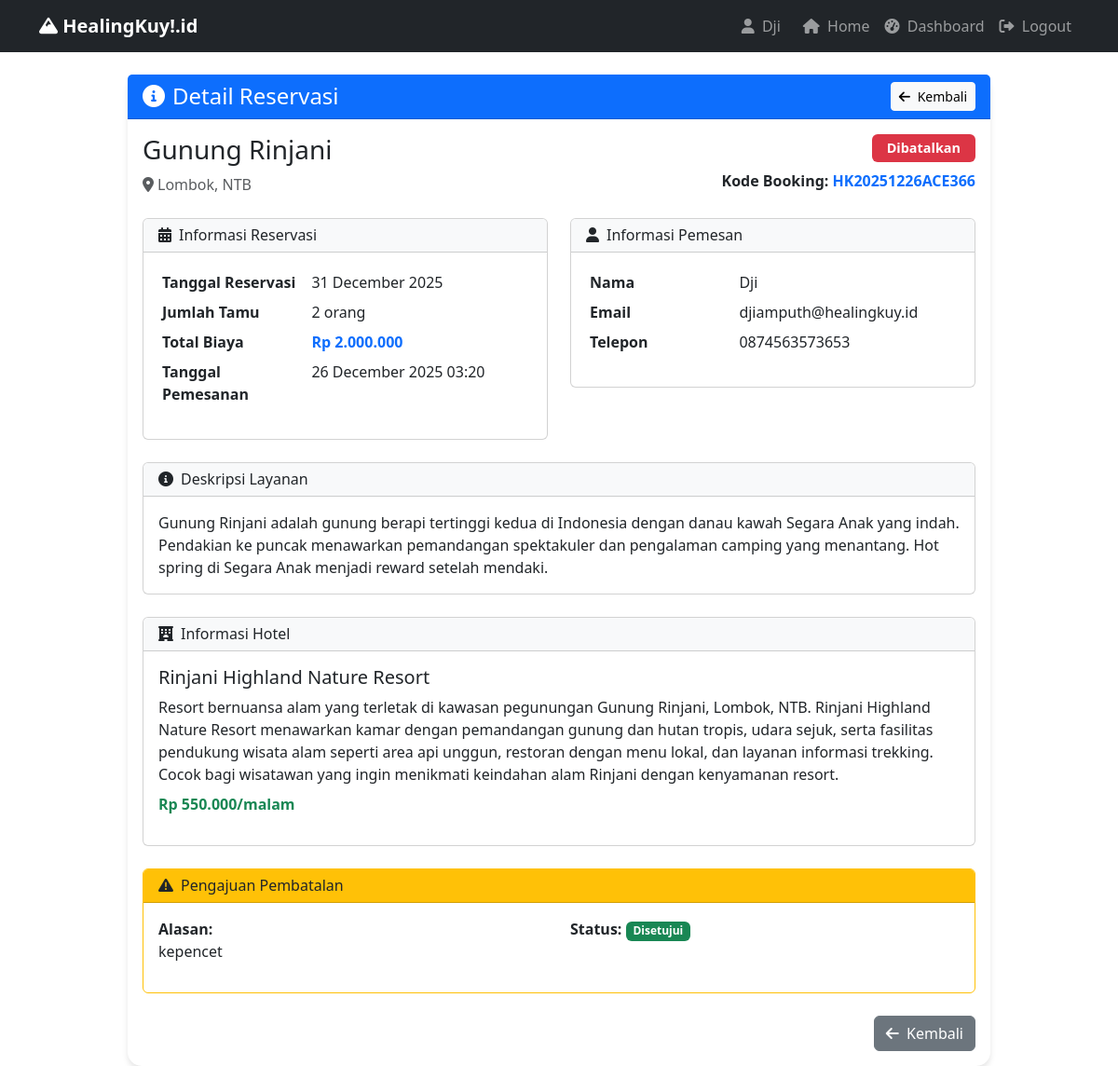
The page /user/reservation_detail.php?id=29 (signed in) on the database its author committed.
### tables this page shows
CREATE TABLE `reservations` (
  `id` int(11) NOT NULL,
  `user_id` int(11) NOT NULL,
  `service_id` int(11) NOT NULL,
  `booking_code` varchar(20) NOT NULL,
  `reservation_date` date NOT NULL,
  `guests` int(11) NOT NULL,
  `total_price` decimal(10,2) NOT NULL,
  `status` enum('pending','confirmed','cancelled','completed') DEFAULT 'pending',
  `special_requests` text DEFAULT NULL,
  `created_at` timestamp NOT NULL DEFAULT current_timestamp(),
  `hotel_id` int(11) DEFAULT NULL,
  `days` int(11) DEFAULT NULL,
  `nights` int(11) DEFAULT NULL,
  `service_total` decimal(10,2) DEFAULT NULL,
  `hotel_total` decimal(10,2) DEFAULT NULL
);

CREATE TABLE `services` (
  `id` int(11) NOT NULL,
  `name` varchar(200) NOT NULL,
  `type` enum('alam','buatan') NOT NULL,
  `location` varchar(255) NOT NULL,
  `description` text DEFAULT NULL,
  `price` decimal(10,2) NOT NULL,
  `capacity` int(11) NOT NULL,
  `image` varchar(255) DEFAULT NULL,
  `status` enum('active','inactive') DEFAULT 'active',
  `created_at` timestamp NOT NULL DEFAULT current_timestamp()
);

CREATE TABLE `users` (
  `id` int(11) NOT NULL,
  `name` varchar(100) NOT NULL,
  `email` varchar(100) NOT NULL,
  `password` varchar(255) NOT NULL,
  `role` enum('admin','user') DEFAULT 'user',
  `phone` varchar(20) DEFAULT NULL,
  `address` text DEFAULT NULL,
  `created_at` timestamp NOT NULL DEFAULT current_timestamp()
);

CREATE TABLE `hotels` (
  `id` int(11) NOT NULL,
  `service_id` int(11) NOT NULL,
  `name` varchar(255) NOT NULL,
  `description` text DEFAULT NULL,
  `price_per_night` decimal(10,2) NOT NULL,
  `image` varchar(255) DEFAULT NULL,
  `status` enum('active','inactive') DEFAULT 'active',
  `created_at` timestamp NOT NULL DEFAULT current_timestamp()
);

CREATE TABLE `cancellations` (
  `id` int(11) NOT NULL,
  `reservation_id` int(11) NOT NULL,
  `reason` text NOT NULL,
  `status` enum('pending','approved','rejected') DEFAULT 'pending',
  `admin_notes` text DEFAULT NULL,
  `refund_amount` decimal(10,2) DEFAULT 0.00,
  `processed_at` timestamp NULL DEFAULT NULL,
  `created_at` timestamp NOT NULL DEFAULT current_timestamp()
);

### user/reservation_detail.php (the view, shortened to what this page needs)
<?php
include '../includes/config.php';
$reservation_id = sanitize($_GET['id']);
$stmt = $pdo->prepare("
    SELECT r.*, s.name as service_name, s.location, s.description as service_description, s.price as service_price,
           h.name as hotel_name, h.description as hotel_description, h.price_per_night, h.image as hotel_image,
           u.name as user_name, u.email, u.phone
    FROM reservations r
    JOIN services s ON r.service_id = s.id
    LEFT JOIN hotels h ON r.hotel_id = h.id
    JOIN users u ON r.user_id = u.id
    WHERE r.id = ? AND r.user_id = ?
");
$stmt->execute([$reservation_id, $_SESSION['user_id']]);
$reservation = $stmt->fetch();
$stmt = $pdo->prepare("SELECT * FROM cancellations WHERE reservation_id = ?");
$stmt->execute([$reservation_id]);
$cancellation = $stmt->fetch();
?>
<!DOCTYPE html>
<html lang="id">
<head>
    <link href="https://cdn.jsdelivr.net/npm/bootstrap@5.3.0/dist/css/bootstrap.min.css" rel="stylesheet">
    <link href="https://cdnjs.cloudflare.com/ajax/libs/font-awesome/6.0.0/css/all.min.css" rel="stylesheet">
</head>
<body>
    <nav class="navbar navbar-expand-lg navbar-dark bg-dark">
        <div class="container">
            <a class="navbar-brand fw-bold" href="../index.php">
                <i class="fas fa-mountain"></i> HealingKuy!.id
            </a>
            <div class="navbar-nav ms-auto">
                <span class="navbar-text me-3">
                    <i class="fas fa-user me-1"></i> <?php echo $_SESSION['name']; ?>
                </span>
                <a class="nav-link" href="../index.php"><i class="fas fa-home me-1"></i> Home</a>
                <a class="nav-link" href="dashboard.php"><i class="fas fa-tachometer-alt me-1"></i> Dashboard</a>
                <a class="nav-link" href="../logout.php"><i class="fas fa-sign-out-alt me-1"></i> Logout</a>
            </div>
        </div>
    </nav>
    <div class="container mt-4">
        <div class="row justify-content-center">
            <div class="col-md-10">
                <div class="card detail-card">
                    <div class="card-header bg-primary text-white d-flex justify-content-between align-items-center">
                        <h4 class="mb-0"><i class="fas fa-info-circle me-2"></i>Detail Reservasi</h4>
                        <a href="dashboard.php" class="btn btn-light btn-sm">
                            <i class="fas fa-arrow-left me-1"></i> Kembali
                        </a>
                    </div>
                    <div class="card-body">
                        <div class="row mb-4">
                            <div class="col-md-8">
                                <h3><?php echo $reservation['service_name']; ?></h3>
                                <p class="text-muted mb-0">
                                    <i class="fas fa-map-marker-alt me-1"></i><?php echo $reservation['location']; ?>
                                </p>
                            </div>
                            <div class="col-md-4 text-end">
                                <span class="badge status-badge
                                    <?php
                                    switch($reservation['status']) {
                                        case 'cancelled': echo 'bg-danger'; break;
                                    }
                                    ?>
                                ">
                                    <?php
                                    $status_text = [
                                        'confirmed' => 'Dikonfirmasi',
                                        'pending' => 'Menunggu Konfirmasi',
                                        'cancelled' => 'Dibatalkan',
                                        'completed' => 'Selesai'
                                    ];
                                    echo $status_text[$reservation['status']] ?? ucfirst($reservation['status']);
                                    ?>
                                </span>
                                <div class="mt-2">
                                    <strong>Kode Booking:</strong>
                                    <span class="text-primary fw-bold"><?php echo $reservation['booking_code']; ?></span>
                                </div>
                            </div>
                        </div>
                        <div class="row">
                            <div class="col-md-6">
                                <div class="card mb-4">
                                    <div class="card-header bg-light">
                                        <h6 class="mb-0"><i class="fas fa-calendar-alt me-2"></i>Informasi Reservasi</h6>
                                    </div>
                                    <div class="card-body">
                                        <table class="table table-borderless table-sm">
                                            <tr>
                                                <th width="40%">Tanggal Reservasi</th>
                                                <td><?php echo date('d F Y', strtotime($reservation['reservation_date'])); ?></td>
                                            </tr>
                                            <tr>
                                                <th>Jumlah Tamu</th>
                                                <td><?php echo $reservation['guests']; ?> orang</td>
                                            </tr>
                                            <tr>
                                                <th>Total Biaya</th>
                                                <td class="fw-bold text-primary">Rp <?php echo number_format($reservation['total_price'], 0, ',', '.'); ?></td>
                                            </tr>
                                            <tr>
                                                <th>Tanggal Pemesanan</th>
                                                <td><?php echo date('d F Y H:i', strtotime($reservation['created_at'])); ?></td>
                                            </tr>
                                        </table>
                                    </div>
                                </div>
                            </div>
                            <div class="col-md-6">
                                <div class="card mb-4">
                                    <div class="card-header bg-light">
                                        <h6 class="mb-0"><i class="fas fa-user me-2"></i>Informasi Pemesan</h6>
                                    </div>
                                    <div class="card-body">
                                        <table class="table table-borderless table-sm">
                                            <tr>
                                                <th width="40%">Nama</th>
                                                <td><?php echo $reservation['user_name']; ?></td>
                                            </tr>
                                            <tr>
                                                <th>Email</th>
                                                <td><?php echo $reservation['email']; ?></td>
                                            </tr>
                                            <tr>
                                                <th>Telepon</th>
                                                <td><?php echo $reservation['phone'] ?: '-'; ?></td>
                                            </tr>
                                        </table>
                                    </div>
                                </div>
                            </div>
                        </div>
                        <div class="card mb-4">
                            <div class="card-header bg-light">
                                <h6 class="mb-0"><i class="fas fa-info-circle me-2"></i>Deskripsi Layanan</h6>
                            </div>
                            <div class="card-body">
                                <p class="mb-0"><?php echo $reservation['service_description']; ?></p>
                            </div>
                        </div>
                        <?php if (!empty($reservation['hotel_name'])): ?>
                        <div class="card mb-4">
                            <div class="card-header bg-light">
                                <h6 class="mb-0"><i class="fas fa-hotel me-2"></i>Informasi Hotel</h6>
                            </div>
                            <div class="card-body">
                                <h5><?php echo $reservation['hotel_name']; ?></h5>
                                <p class="mb-2"><?php echo $reservation['hotel_description']; ?></p>
                                <p class="text-success fw-bold">Rp <?php echo number_format($reservation['price_per_night'], 0, ',', '.'); ?>/malam</p>
                            </div>
                        </div>
                        <?php endif; ?>
                        <?php if ($cancellation): ?>
                        <div class="card mb-4 border-warning">
                            <div class="card-header bg-warning text-dark">
                                <h6 class="mb-0"><i class="fas fa-exclamation-triangle me-2"></i>Pengajuan Pembatalan</h6>
                            </div>
                            <div class="card-body">
                                <div class="row">
                                    <div class="col-md-6">
                                        <p><strong>Alasan:</strong><br><?php echo $cancellation['reason']; ?></p>
                                    </div>
                                    <div class="col-md-6">
                                        <p><strong>Status:</strong>
                                            <span class="badge
                                                <?php
                                                switch($cancellation['status']) {
                                                    case 'approved': echo 'bg-success'; break;
                                                }
                                                ?>
                                            ">
                                                <?php
                                                $cancel_status_text = [
                                                    'approved' => 'Disetujui',
                                                    'pending' => 'Menunggu',
                                                    'rejected' => 'Ditolak'
                                                ];
                                                echo $cancel_status_text[$cancellation['status']] ?? ucfirst($cancellation['status']);
                                                ?>
                                            </span>
                                        </p>
                                    </div>
                                </div>
                            </div>
                        </div>
                        <?php endif; ?>
                        <div class="d-flex gap-2 justify-content-end">
                            <a href="dashboard.php" class="btn btn-secondary">
                                <i class="fas fa-arrow-left me-1"></i> Kembali
                            </a>
                        </div>
                    </div>
                </div>
            </div>
        </div>
    </div>
</body>
</html>

### user/reservation_detail.php (style rules this page uses)
.detail-card { border: none; border-radius: 15px; box-shadow: 0 4px 6px rgba(0,0,0,0.1); }
.status-badge { font-size: 0.9rem; padding: 0.5rem 1rem; }

### rows shown on the page
reservations: service.name "Gunung Rinjani", service.location "Lombok, NTB", status "Dibatalkan", booking_code "HK20251226ACE366", reservation_date "31 December 2025", guests "2", total_price "2.000.000", created_at "26 December 2025 03:20", user.name "Dji", user.email "djiamputh@healingkuy.id", user.phone "0874563573653", service.description "Gunung Rinjani adalah gunung berapi tertinggi kedua di Indonesia dengan danau kawah Segara Anak yang indah. Pendakian ke puncak menawarkan pemandangan spektakuler dan pengalaman camping yang menantang. Hot spring di Segara Anak menjadi reward setelah mendaki.", hotel.name "Rinjani Highland Nature Resort", hotel.description "Resort bernuansa alam yang terletak di kawasan pegunungan Gunung Rinjani, Lombok, NTB. Rinjani Highland Nature Resort menawarkan kamar dengan pemandangan gunung dan hutan tropis, udara sejuk, serta fasilitas pendukung wisata alam seperti area api unggun, restoran dengan menu lokal, dan layanan informasi trekking. Cocok bagi wisatawan yang ingin menikmati keindahan alam Rinjani dengan kenyamanan resort.", hotel.price_per_night "550.000"
cancellations: reason "kepencet", status "Disetujui"

### other values the page prints
$_SESSION['name'] "Dji"
